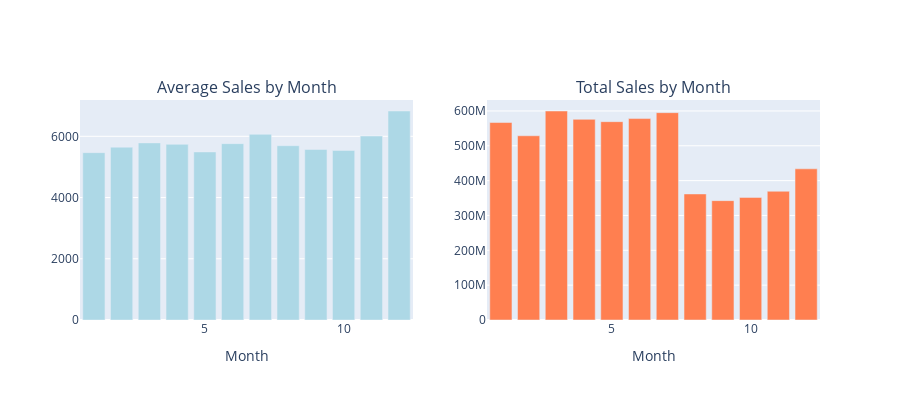

The notebook cell this image was saved under:
### Code cell
# Monthly sales pattern
monthly_sales = train_clean.groupby('month')[TARGET_COL].agg(['mean', 'sum', 'count']).reset_index()
monthly_sales.columns = ['Month', 'Average Sales', 'Total Sales', 'Count']

fig = make_subplots(rows=1, cols=2, subplot_titles=('Average Sales by Month', 'Total Sales by Month'))

fig.add_trace(go.Bar(x=monthly_sales['Month'], y=monthly_sales['Average Sales'], 
                      name='Avg Sales', marker_color='lightblue'), row=1, col=1)
fig.add_trace(go.Bar(x=monthly_sales['Month'], y=monthly_sales['Total Sales'], 
                      name='Total Sales', marker_color='coral'), row=1, col=2)

fig.update_xaxes(title_text='Month', row=1, col=1)
fig.update_xaxes(title_text='Month', row=1, col=2)
fig.update_layout(height=400, showlegend=False)
fig.show()

print('\nMonthly Sales Summary:')
display(monthly_sales.style.background_gradient(cmap='Blues', subset=['Average Sales', 'Total Sales']))

### Figure 1 — Plotly figure (JSON) as saved in the notebook; plotly's stock layout.template omitted (floating-point values rounded to 4 significant figures)
{"data": [{"marker": {"color": "lightblue"}, "name": "Avg Sales", "type": "bar", "x": [1, 2, 3, 4, 5, 6, 7, 8, 9, 10, 11, 12], "xaxis": "x", "y": [5465.0, 5645.0, 5785.0, 5739.0, 5490.0, 5761.0, 6065.0, 5693.0, 5570.0, 5537.0, 6008.0, 6827.0], "yaxis": "y"}, {"marker": {"color": "coral"}, "name": "Total Sales", "type": "bar", "x": [1, 2, 3, 4, 5, 6, 7, 8, 9, 10, 11, 12], "xaxis": "x2", "y": [566728724, 528734410, 599831906, 575895295, 569248217, 578112775, 595059205, 361791202, 342570131, 351878728, 369498877, 433831153], "yaxis": "y2"}], "layout": {"annotations": [{"font": {"size": 16}, "showarrow": false, "text": "Average Sales by Month", "x": 0.225, "xanchor": "center", "xref": "paper", "y": 1, "yanchor": "bottom", "yref": "paper"}, {"font": {"size": 16}, "showarrow": false, "text": "Total Sales by Month", "x": 0.775, "xanchor": "center", "xref": "paper", "y": 1, "yanchor": "bottom", "yref": "paper"}], "height": 400, "showlegend": false, "xaxis": {"anchor": "y", "domain": [0, 0.45], "title": {"text": "Month"}}, "xaxis2": {"anchor": "y2", "domain": [0.55, 1], "title": {"text": "Month"}}, "yaxis": {"anchor": "x", "domain": [0, 1]}, "yaxis2": {"anchor": "x2", "domain": [0, 1]}}}
